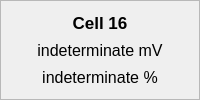
                 <widget class="QFrame" name="cell16_frame">
                  <property name="frameShape">
                   <enum>QFrame::StyledPanel</enum>
                  </property>
                  <property name="frameShadow">
                   <enum>QFrame::Raised</enum>
                  </property>
                  <layout class="QVBoxLayout" name="verticalLayout_13">
                   <item>
                    <widget class="QLabel" name="cell16_title">
                     <property name="font">
                      <font>
                       <pointsize>13</pointsize>
                       <weight>75</weight>
                       <bold>true</bold>
                      </font>
                     </property>
                     <property name="text">
                      <string>Cell 16</string>
                     </property>
                     <property name="alignment">
                      <set>Qt::AlignCenter</set>
                     </property>
                    </widget>
                   </item>
                   <item>
                    <widget class="QLabel" name="cell16_voltage">
                     <property name="font">
                      <font>
                       <pointsize>12</pointsize>
                      </font>
                     </property>
                     <property name="text">
                      <string>indeterminate mV</string>
                     </property>
                     <property name="alignment">
                      <set>Qt::AlignCenter</set>
                     </property>
                    </widget>
                   </item>
                   <item>
                    <widget class="QLabel" name="cell16_soc">
                     <property name="font">
                      <font>
                       <pointsize>12</pointsize>
                      </font>
                     </property>
                     <property name="text">
                      <string>indeterminate %</string>
                     </property>
                     <property name="alignment">
                      <set>Qt::AlignCenter</set>
                     </property>
                    </widget>
                   </item>
                  </layout>
                 </widget>
